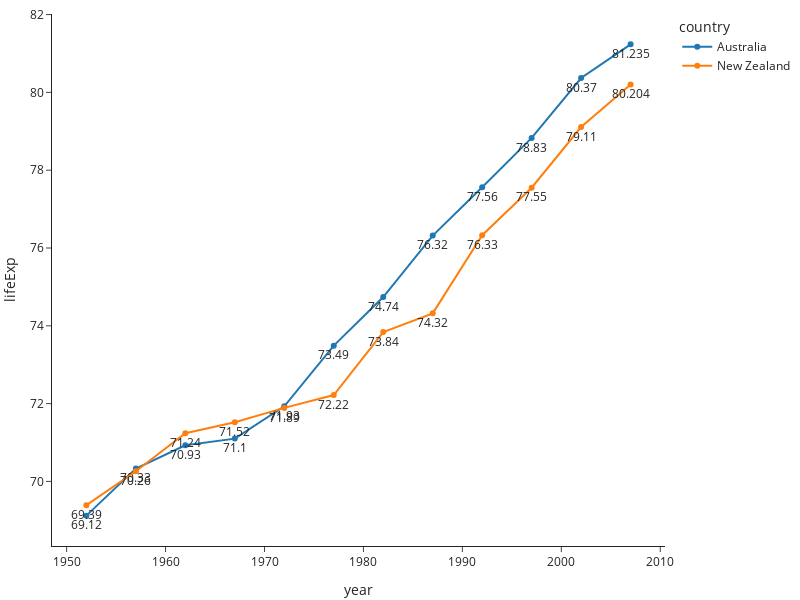

The notebook cell saved with this chart:
### Code cell
fig =px.line(df,x='year', y='lifeExp', color='country', text='lifeExp', template='simple_white')
fig.update_traces(textposition='bottom center')
fig.update_layout(title_x=0.5, width=800, height=600)
fig.update_layout(margin=dict(t=5, b=5, l=5, r=10 ))
fig.show()

### Figure 1 — Plotly figure (JSON) as saved in the notebook; plotly's stock layout.template omitted (floating-point values rounded to 4 significant figures)
{"data": [{"hovertemplate": "country=Australia<br>year=%{x}<br>lifeExp=%{text}<extra></extra>", "legendgroup": "Australia", "line": {"color": "#1F77B4", "dash": "solid"}, "marker": {"symbol": "circle"}, "mode": "markers+lines+text", "name": "Australia", "orientation": "v", "showlegend": true, "text": [69.12, 70.33, 70.93, 71.1, 71.93, 73.49, 74.74, 76.32, 77.56, 78.83, 80.37, 81.23], "textposition": "bottom center", "type": "scatter", "x": [1952, 1957, 1962, 1967, 1972, 1977, 1982, 1987, 1992, 1997, 2002, 2007], "xaxis": "x", "y": [69.12, 70.33, 70.93, 71.1, 71.93, 73.49, 74.74, 76.32, 77.56, 78.83, 80.37, 81.23], "yaxis": "y"}, {"hovertemplate": "country=New Zealand<br>year=%{x}<br>lifeExp=%{text}<extra></extra>", "legendgroup": "New Zealand", "line": {"color": "#FF7F0E", "dash": "solid"}, "marker": {"symbol": "circle"}, "mode": "markers+lines+text", "name": "New Zealand", "orientation": "v", "showlegend": true, "text": [69.39, 70.26, 71.24, 71.52, 71.89, 72.22, 73.84, 74.32, 76.33, 77.55, 79.11, 80.2], "textposition": "bottom center", "type": "scatter", "x": [1952, 1957, 1962, 1967, 1972, 1977, 1982, 1987, 1992, 1997, 2002, 2007], "xaxis": "x", "y": [69.39, 70.26, 71.24, 71.52, 71.89, 72.22, 73.84, 74.32, 76.33, 77.55, 79.11, 80.2], "yaxis": "y"}], "layout": {"height": 600, "legend": {"title": {"text": "country"}, "tracegroupgap": 0}, "margin": {"b": 5, "l": 5, "r": 10, "t": 5}, "title": {"x": 0.5}, "width": 800, "xaxis": {"anchor": "y", "autorange": true, "domain": [0, 1], "range": [1949.0, 2010.0], "title": {"text": "year"}, "type": "linear"}, "yaxis": {"anchor": "x", "autorange": true, "domain": [0, 1], "range": [68.34, 82.01], "title": {"text": "lifeExp"}, "type": "linear"}}}
